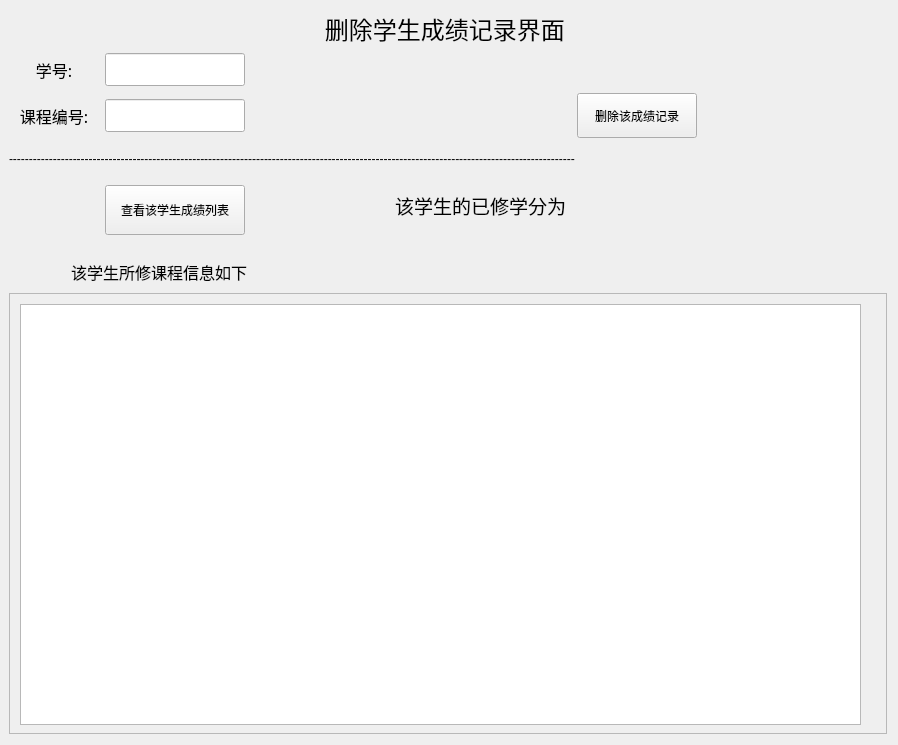
<?xml version="1.0" encoding="UTF-8"?>
<ui version="4.0">
 <class>delete_grade</class>
 <widget class="QWidget" name="delete_grade">
  <property name="geometry">
   <rect>
    <x>0</x>
    <y>0</y>
    <width>898</width>
    <height>745</height>
   </rect>
  </property>
  <property name="minimumSize">
   <size>
    <width>100</width>
    <height>30</height>
   </size>
  </property>
  <property name="windowTitle">
   <string>Form</string>
  </property>
  <layout class="QGridLayout" name="gridLayout">
   <property name="leftMargin">
    <number>9</number>
   </property>
   <item row="10" column="0">
    <widget class="QLabel" name="Sno_label">
     <property name="minimumSize">
      <size>
       <width>90</width>
       <height>35</height>
      </size>
     </property>
     <property name="font">
      <font>
       <family>宋体</family>
       <pointsize>12</pointsize>
      </font>
     </property>
     <property name="text">
      <string>学号:</string>
     </property>
     <property name="alignment">
      <set>Qt::AlignCenter</set>
     </property>
    </widget>
   </item>
   <item row="0" column="2">
    <widget class="QLabel" name="title_label">
     <property name="minimumSize">
      <size>
       <width>320</width>
       <height>30</height>
      </size>
     </property>
     <property name="maximumSize">
      <size>
       <width>350</width>
       <height>35</height>
      </size>
     </property>
     <property name="font">
      <font>
       <family>宋体</family>
       <pointsize>18</pointsize>
      </font>
     </property>
     <property name="text">
      <string>删除学生成绩记录界面 </string>
     </property>
     <property name="alignment">
      <set>Qt::AlignRight|Qt::AlignTrailing|Qt::AlignVCenter</set>
     </property>
    </widget>
   </item>
   <item row="53" column="0" colspan="14">
    <layout class="QVBoxLayout" name="dataTable_Vlayout">
     <item>
      <widget class="QLabel" name="resultHint_label">
       <property name="minimumSize">
        <size>
         <width>200</width>
         <height>30</height>
        </size>
       </property>
       <property name="maximumSize">
        <size>
         <width>300</width>
         <height>60</height>
        </size>
       </property>
       <property name="font">
        <font>
         <family>宋体</family>
         <pointsize>12</pointsize>
        </font>
       </property>
       <property name="text">
        <string>该学生所修课程信息如下</string>
       </property>
       <property name="alignment">
        <set>Qt::AlignCenter</set>
       </property>
      </widget>
     </item>
     <item>
      <widget class="SmoothScrollArea" name="SmoothScrollArea">
       <property name="widgetResizable">
        <bool>true</bool>
       </property>
       <widget class="QWidget" name="scrollAreaWidgetContents">
        <property name="geometry">
         <rect>
          <x>0</x>
          <y>0</y>
          <width>876</width>
          <height>446</height>
         </rect>
        </property>
        <widget class="TableWidget" name="lesson_data_tableWidget">
         <property name="geometry">
          <rect>
           <x>10</x>
           <y>10</y>
           <width>841</width>
           <height>421</height>
          </rect>
         </property>
         <property name="minimumSize">
          <size>
           <width>500</width>
           <height>300</height>
          </size>
         </property>
         <property name="maximumSize">
          <size>
           <width>1500</width>
           <height>1000</height>
          </size>
         </property>
        </widget>
       </widget>
      </widget>
     </item>
    </layout>
   </item>
   <item row="52" column="1">
    <widget class="QLabel" name="filled_label">
     <property name="minimumSize">
      <size>
       <width>0</width>
       <height>15</height>
      </size>
     </property>
     <property name="text">
      <string/>
     </property>
    </widget>
   </item>
   <item row="15" column="3">
    <widget class="PrimaryPushButton" name="delete_pushButton">
     <property name="minimumSize">
      <size>
       <width>120</width>
       <height>45</height>
      </size>
     </property>
     <property name="maximumSize">
      <size>
       <width>135</width>
       <height>45</height>
      </size>
     </property>
     <property name="text">
      <string>删除该成绩记录</string>
     </property>
    </widget>
   </item>
   <item row="51" column="1">
    <widget class="PrimaryPushButton" name="select_pushButton">
     <property name="minimumSize">
      <size>
       <width>120</width>
       <height>50</height>
      </size>
     </property>
     <property name="maximumSize">
      <size>
       <width>150</width>
       <height>40</height>
      </size>
     </property>
     <property name="mouseTracking">
      <bool>true</bool>
     </property>
     <property name="text">
      <string>查看该学生成绩列表</string>
     </property>
    </widget>
   </item>
   <item row="15" column="0">
    <widget class="QLabel" name="Lno_label">
     <property name="font">
      <font>
       <family>宋体</family>
       <pointsize>12</pointsize>
      </font>
     </property>
     <property name="text">
      <string>课程编号:</string>
     </property>
     <property name="alignment">
      <set>Qt::AlignCenter</set>
     </property>
    </widget>
   </item>
   <item row="10" column="1">
    <widget class="LineEdit" name="Sno_LineEdit">
     <property name="maximumSize">
      <size>
       <width>140</width>
       <height>33</height>
      </size>
     </property>
    </widget>
   </item>
   <item row="15" column="1">
    <widget class="LineEdit" name="Lno_LineEdit">
     <property name="maximumSize">
      <size>
       <width>140</width>
       <height>33</height>
      </size>
     </property>
    </widget>
   </item>
   <item row="43" column="0" colspan="9">
    <widget class="QLabel" name="filled_label_2">
     <property name="minimumSize">
      <size>
       <width>0</width>
       <height>30</height>
      </size>
     </property>
     <property name="text">
      <string>----------------------------------------------------------------------------------------------------------------------------------------------</string>
     </property>
    </widget>
   </item>
   <item row="51" column="2">
    <widget class="QLabel" name="Credit_hint_label">
     <property name="font">
      <font>
       <family>宋体</family>
       <pointsize>14</pointsize>
      </font>
     </property>
     <property name="text">
      <string>   该学生的已修学分为 </string>
     </property>
     <property name="alignment">
      <set>Qt::AlignRight|Qt::AlignTrailing|Qt::AlignVCenter</set>
     </property>
    </widget>
   </item>
   <item row="51" column="3">
    <widget class="QLabel" name="Credit_label">
     <property name="font">
      <font>
       <family>宋体</family>
       <pointsize>16</pointsize>
      </font>
     </property>
     <property name="text">
      <string/>
     </property>
    </widget>
   </item>
  </layout>
 </widget>
 <customwidgets>
  <customwidget>
   <class>PushButton</class>
   <extends>QPushButton</extends>
   <header>qfluentwidgets</header>
  </customwidget>
  <customwidget>
   <class>PrimaryPushButton</class>
   <extends>PushButton</extends>
   <header>qfluentwidgets</header>
  </customwidget>
  <customwidget>
   <class>SmoothScrollArea</class>
   <extends>QScrollArea</extends>
   <header>qfluentwidgets</header>
   <container>1</container>
  </customwidget>
  <customwidget>
   <class>LineEdit</class>
   <extends>QLineEdit</extends>
   <header>qfluentwidgets</header>
  </customwidget>
  <customwidget>
   <class>TableWidget</class>
   <extends>QTableWidget</extends>
   <header>qfluentwidgets</header>
  </customwidget>
 </customwidgets>
 <resources/>
 <connections/>
</ui>
